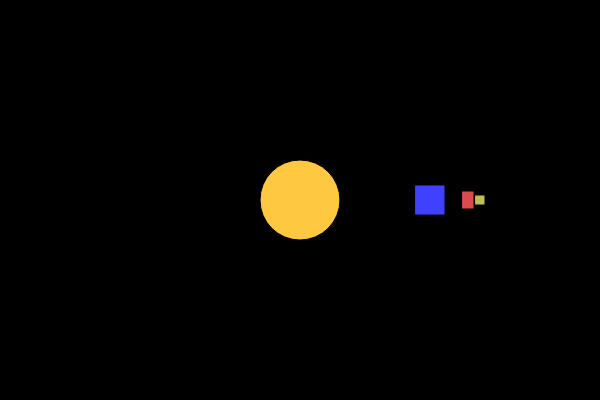
Frame 1 (no input)
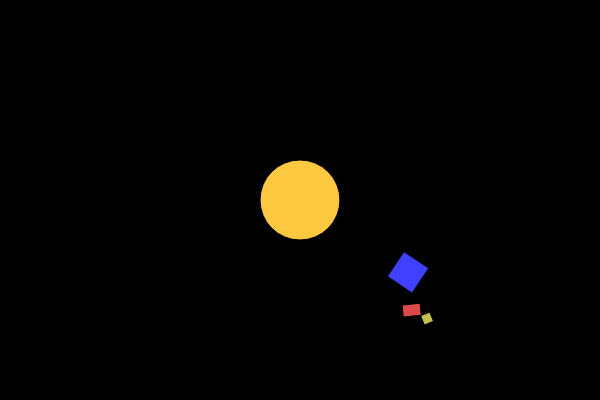
Frame 60 (no input)
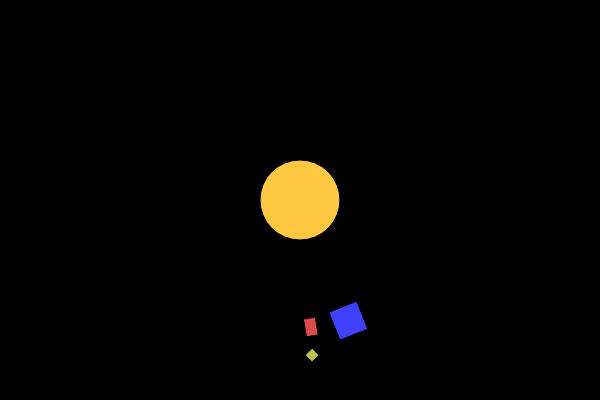
Frame 120 (the mouse pressed at the canvas centre since frame 60)

The p5.js sketch that drew these frames (run headless with seeded random() and noise() and a simulated clock; from frame 60 on, the mouse is pressed at the canvas centre):

// p5.js sketch
// ── sketch.js
const sunDiam = 80;
const earthDiam = 30;
const earthOrbitRadius = 130;
const moonDiam = 10;
const moonOrbitRadius = 50;
const nemDiam = 12;
const nemOrbitRadius = 38;

let earthAngle = 0;
let moonAngle = 0;
let nemAngle = 0;

function setup() {
  createCanvas(600, 400);
  rectMode(CENTER);
}

function draw() {
  background(0, 0, 0);
  
  // Sonne im Zentrum
  translate(width/2, height/2);
  fill(255, 200, 64);
  circle(0, 0, sunDiam);
  
  // Erde dreht sich um die Sonne
  rotate(earthAngle);
  translate(earthOrbitRadius, 0);
  fill(64, 64, 255);
  // circle(0, 0, earthDiam);
  rect(0, 0, earthDiam, earthDiam);
  
  // Mond dreht sich um die Erde
  push();
  rotate(moonAngle);
  translate(moonOrbitRadius, 0);
  fill(192, 192, 80);
  // circle(0, 0, moonDiam);
  rect(0, 0, moonDiam, moonDiam);
  pop();
  
  // Nemesis dreht sich um die Erde
  push();
  rotate(nemAngle);
  translate(nemOrbitRadius, 0);
  fill(220, 75, 75);
  rect(0, 0, nemDiam, 1.5*nemDiam);
  pop();
  
  earthAngle += 0.01;
  moonAngle += 0.01;
  nemAngle += 0.015;
}
